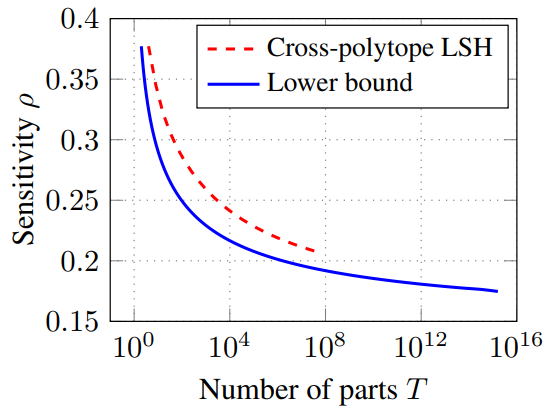
#> input picture papers/png/andoni15.png, 549 x 416 px; its folder holds only this picture in this run
$ python invert.py
#> lines starting #> are read from the running program, lines starting #| are printed output that depends on the picture
from PIL import Image
import PIL.ImageOps
import os

directory = os.fsencode("papers/png")
for file in os.listdir(directory):
    filename = os.fsdecode(file)
    image = Image.open(f"papers/png/{filename}")
#> image is the input picture: PIL image 549x416 RGB; mean R, G, B 243.1, 242.5, 244.3


    image = PIL.ImageOps.invert(image)
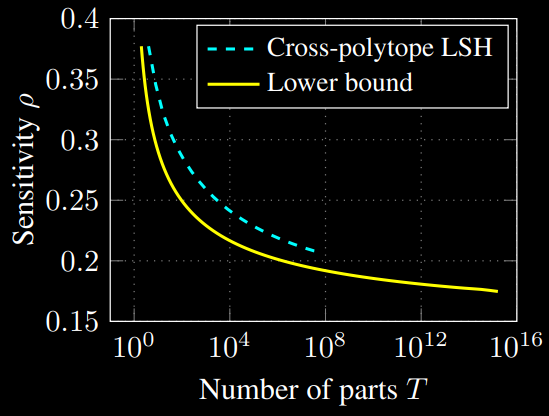
#> image: PIL image 549x416 RGB; mean R, G, B 11.9, 12.5, 10.7


    img = image.convert("RGBA")
    datas = img.getdata()

    newData = []
    for item in datas:
        if item[0] < 5 and item[1] < 5 and item[2] < 5:
        #if item[0] > 250 and item[1] > 250 and item[2] > 250:
            newData.append((255, 255, 255, 0))
        else:
            newData.append(item)
#> after the loop, newData = 228384 items

    img.putdata(newData)
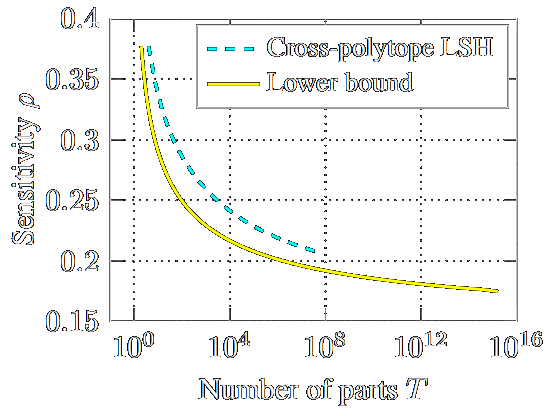
#> img: PIL image 549x416 RGBA; mean R, G, B, A 244.2, 244.8, 242.9, 22.7; transparent parts drawn white
    img.save(f"papers/pnginv/{filename}", "PNG")

$ run again, on papers/png/becker16cp.png
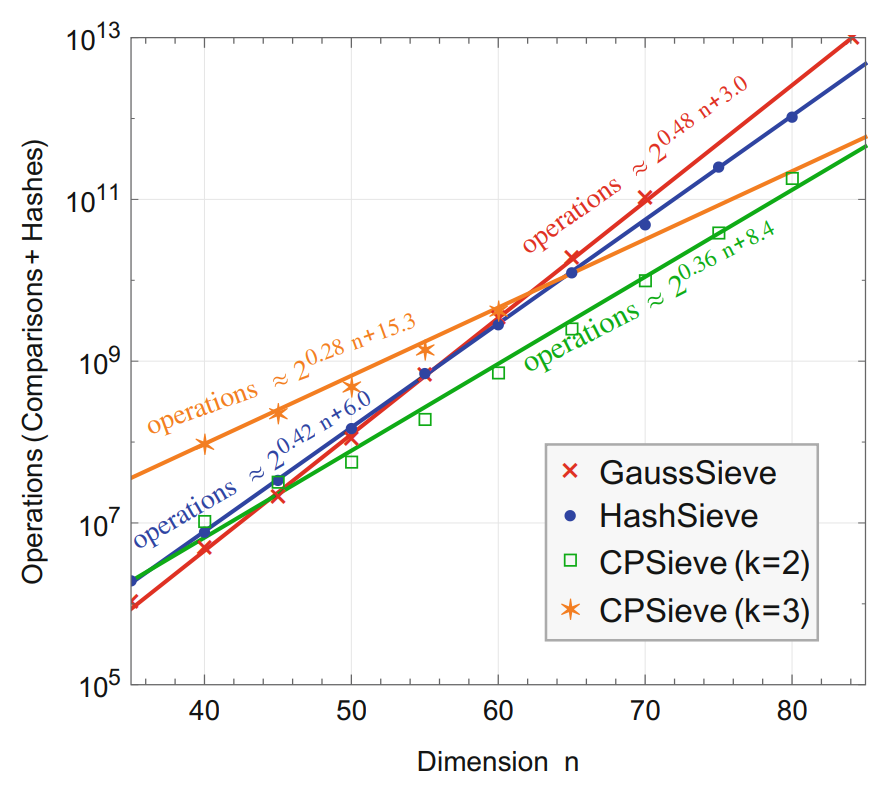
#> input picture papers/png/becker16cp.png, 895 x 806 px
#> image is the input picture: PIL image 895x806 RGB; mean R, G, B 245.9, 245.2, 244
#> `image = PIL.ImageOps.invert(image)`:
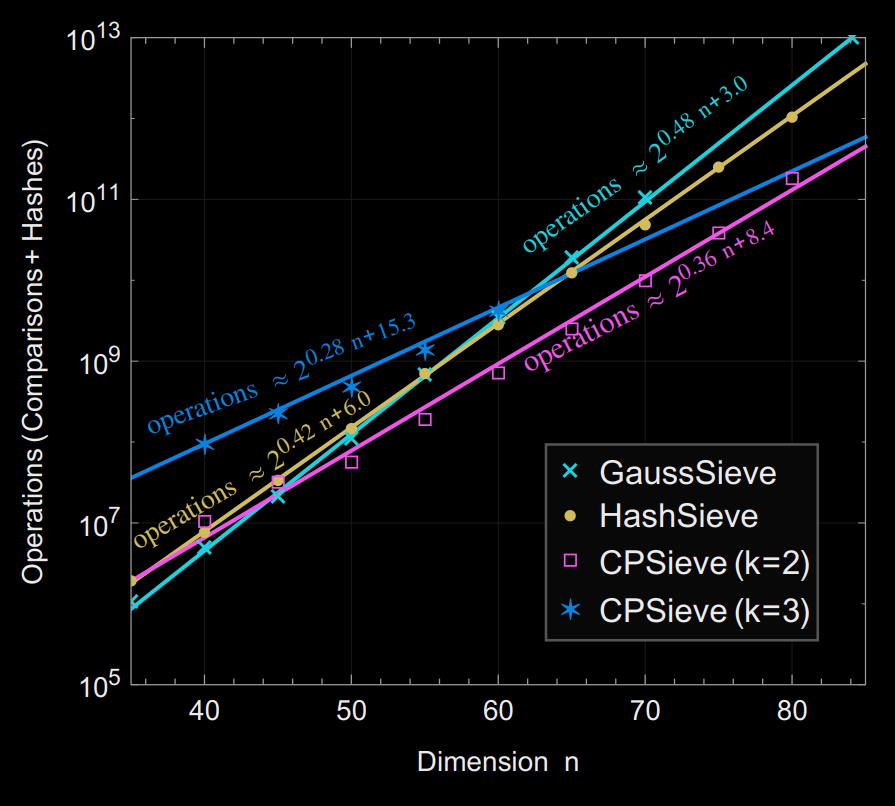
#> image: PIL image 895x806 RGB; mean R, G, B 9.1, 9.8, 11
#> after the loop `for item in datas:`: newData = 721370 items
#> `img.putdata(newData)`:
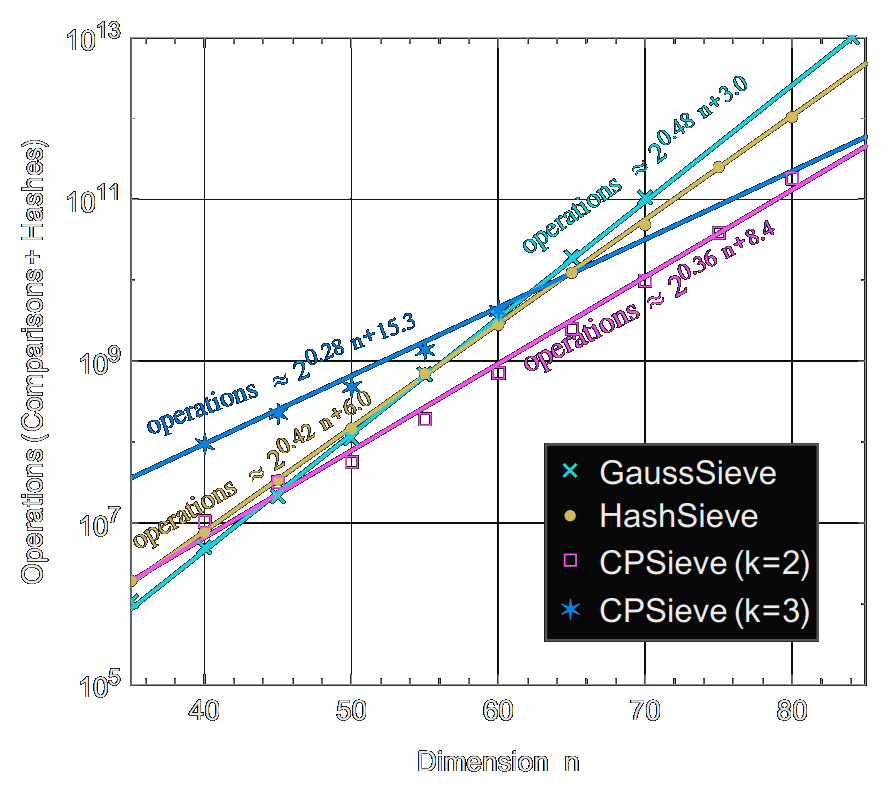
#> img: PIL image 895x806 RGBA; mean R, G, B, A 226.6, 227.3, 228.5, 37.5; transparent parts drawn white

$ run again, on papers/png/becker16lsf.png
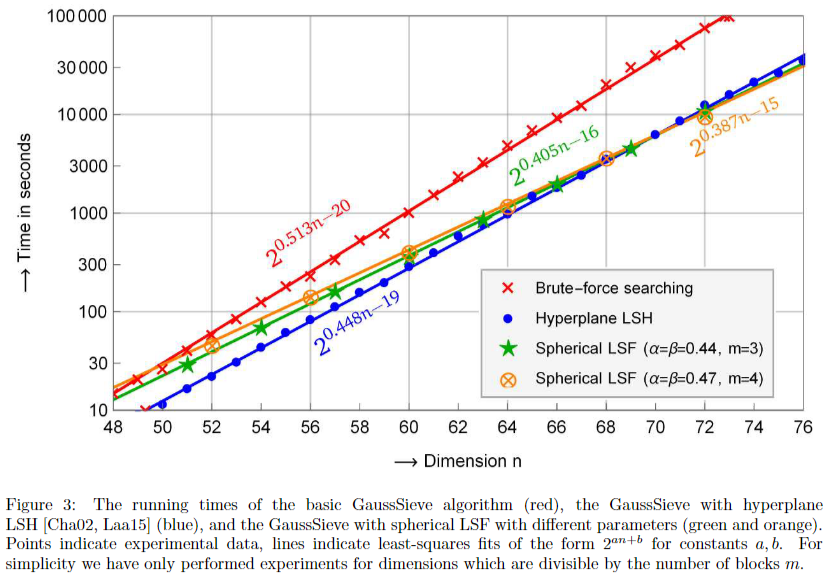
#> input picture papers/png/becker16lsf.png, 832 x 579 px
#> image is the input picture: PIL image 832x579 RGB; mean R, G, B 241.7, 240.4, 240.1
#> `image = PIL.ImageOps.invert(image)`:
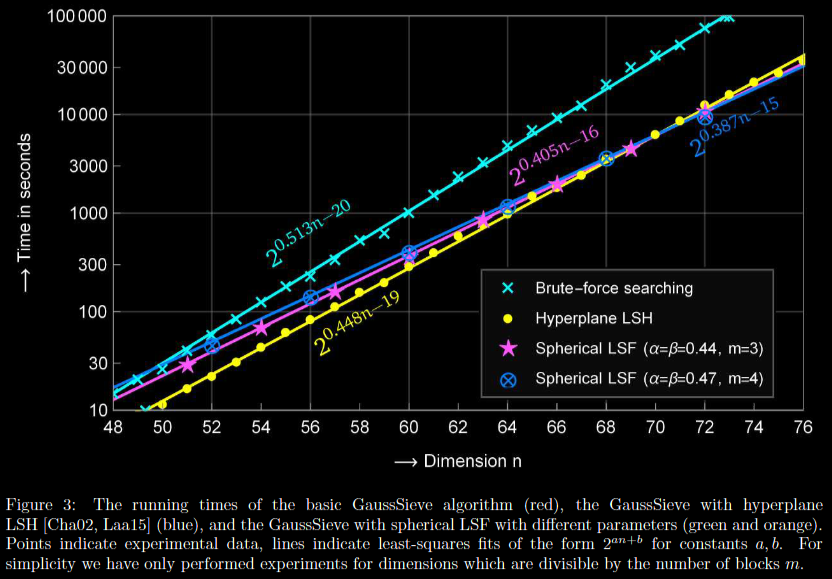
#> image: PIL image 832x579 RGB; mean R, G, B 13.3, 14.6, 14.9
#> after the loop `for item in datas:`: newData = 481728 items
#> `img.putdata(newData)`:
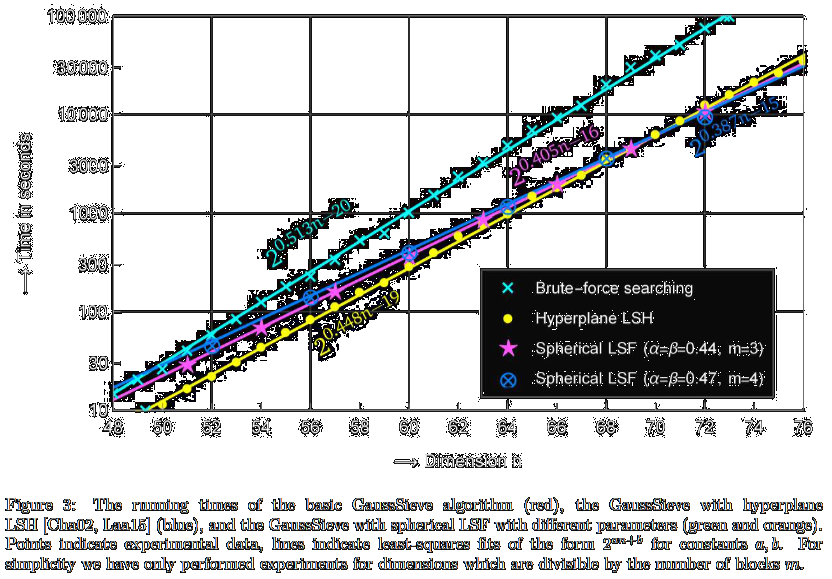
#> img: PIL image 832x579 RGBA; mean R, G, B, A 202.1, 203.4, 203.7, 66; transparent parts drawn white

$ run again, on papers/png/doulgerakis19.png
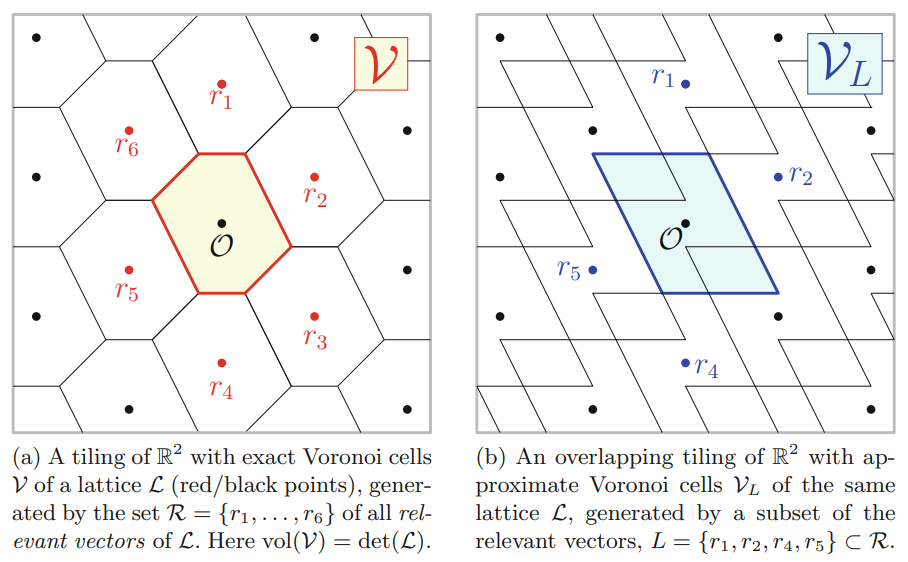
#> input picture papers/png/doulgerakis19.png, 908 x 562 px
#> image is the input picture: PIL image 908x562 RGB; mean R, G, B 243.3, 243.3, 242.8
#> `image = PIL.ImageOps.invert(image)`:
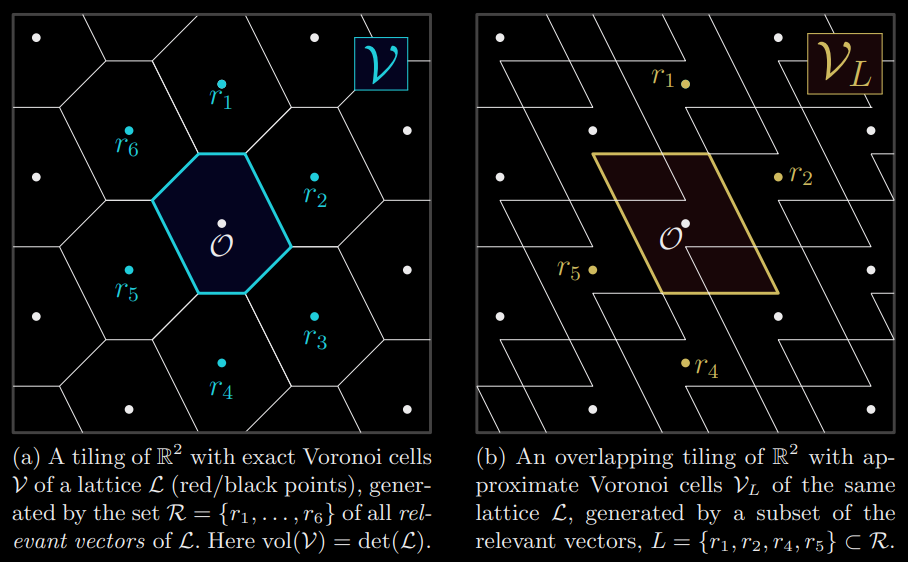
#> image: PIL image 908x562 RGB; mean R, G, B 11.7, 11.7, 12.2
#> after the loop `for item in datas:`: newData = 510296 items
#> `img.putdata(newData)`:
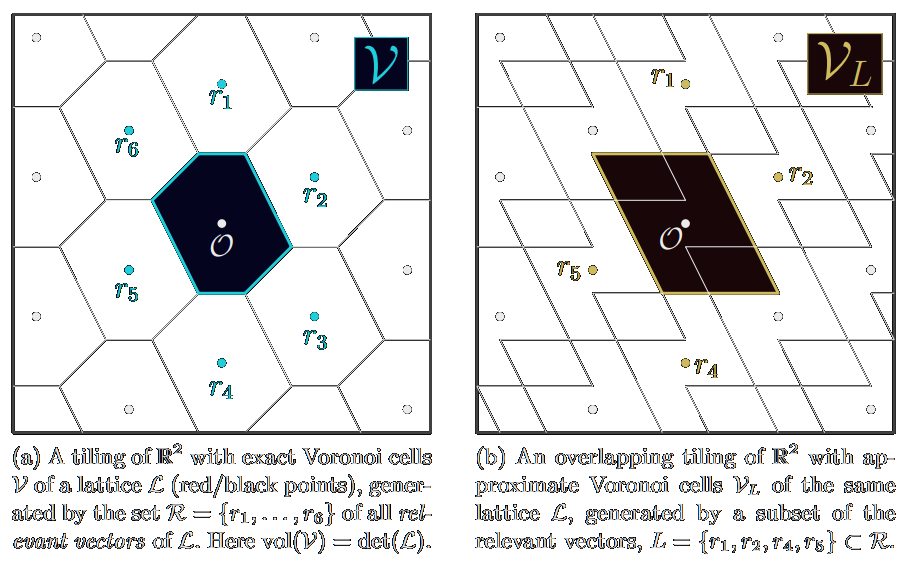
#> img: PIL image 908x562 RGBA; mean R, G, B, A 222.4, 222.5, 222.9, 44.2; transparent parts drawn white

$ run again, on papers/png/andoni16.png
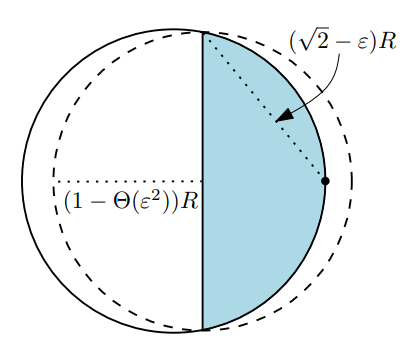
#> input picture papers/png/andoni16.png, 416 x 364 px
#> image is the input picture: PIL image 416x364 RGB; mean R, G, B 233.4, 240.9, 243.3
#> `image = PIL.ImageOps.invert(image)`:
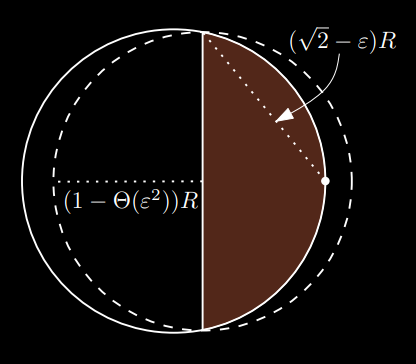
#> image: PIL image 416x364 RGB; mean R, G, B 21.6, 14.1, 11.7
#> after the loop `for item in datas:`: newData = 151424 items
#> `img.putdata(newData)`:
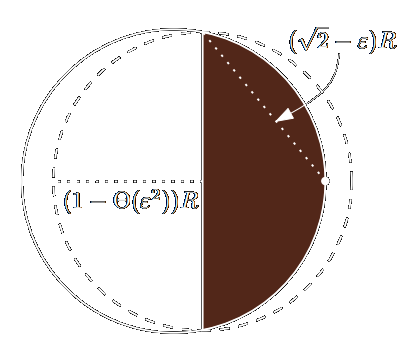
#> img: PIL image 416x364 RGBA; mean R, G, B, A 220.3, 212.8, 210.4, 56.3; transparent parts drawn white
